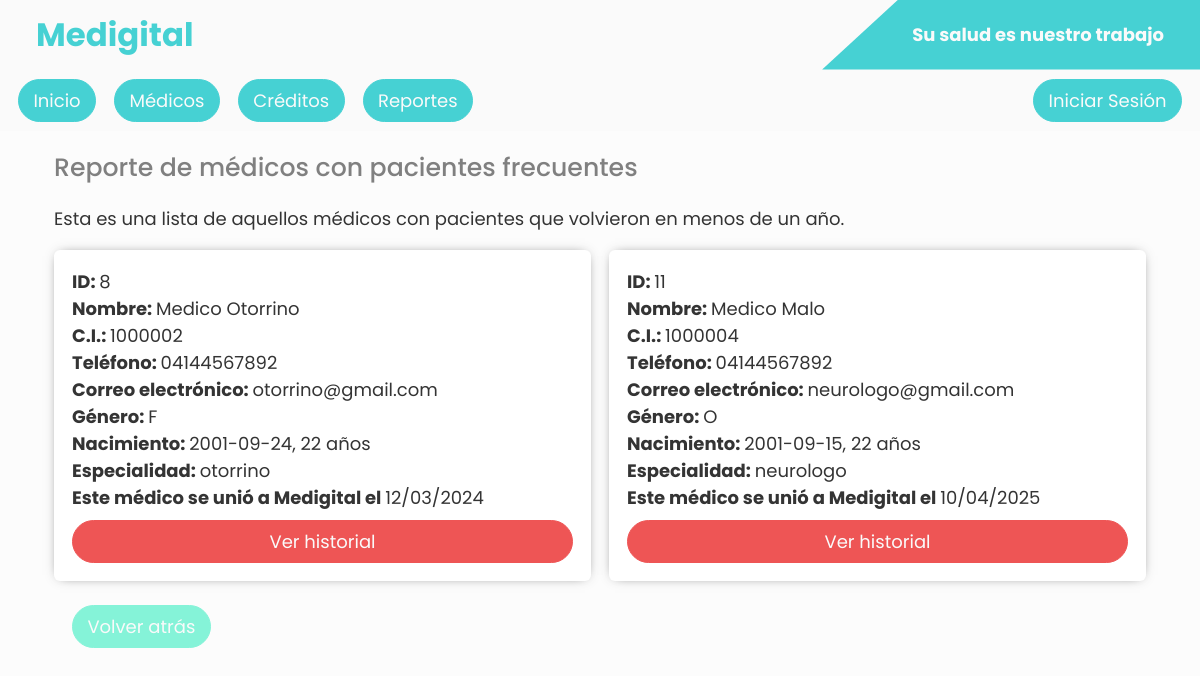
Page /reporte/medicos_malos on the committed database.
### tables this page shows
CREATE TABLE medico (
                        id INTEGER PRIMARY KEY,
                        especialidad TEXT NOT NULL,
                        usuario_id INTEGER NOT NULL,

                        FOREIGN KEY(usuario_id) REFERENCES usuario(id)
                        );

CREATE TABLE usuario (
                        id INTEGER PRIMARY KEY AUTOINCREMENT,
                        nombre TEXT NOT NULL,
                        ci INTEGER NOT NULL,
                        telefono TEXT NOT NULL,
                        correo TEXT NOT NULL,
                        genero CHAR,  
                        nacimiento INTEGER NOT NULL,
                        fecha_creacion INT NOT NULL, clave text not null default 12345678,

                        UNIQUE(ci)
                        );

### app.py (the view)
@app.route("/reporte/medicos_malos")
def medicos_malos():
    token = request.cookies.get("auth-cookie")
    session = decode_jwt(token) if token else None
    db = db_injection()
    cursor = db.cursor()
    consultas = cursor.execute(
        """SELECT
        id,
        fecha_consulta,
        fecha_creacion,
        coste,
        paciente_id,
        medico_id,
        administrativo_id
        FROM consulta
        ORDER BY paciente_id
        """).fetchall()
    consultas = [ConsultaFactoryInt(consulta) for consulta in consultas]
    consultas_malas = []
    if len(consultas) < 2:
        db.close()
        return render_template("reportes/medicos_malos.html.j2", medicos=None)
    for i in range(len(consultas) - 1):
        consulta = consultas[i]
        consulta_siguiente = consulta_siguiente = consultas[i+1]
        if consulta_siguiente.paciente_id == consulta.paciente_id and abs(consulta_siguiente.fecha_consulta - consulta.fecha_consulta) < 365*24*3600:
            consultas_malas.extend([consulta.id, consulta_siguiente.id])
    if len(consultas_malas) == 0:
        db.close()
        return render_template("reportes/medicos_malos.html.j2", medicos=None)
    diagnosticos = cursor.execute(f"""SELECT
                    afectacion, paciente_id, consulta_id
                    FROM diagnostico WHERE consulta_id in {str(tuple(consultas_malas)).rstrip(",)") + ")" if consultas_malas and len(consultas_malas) > 0 else f"()"} ORDER BY paciente_id""").fetchall()
    if len(diagnosticos) == 0:
        db.close()
        return ApiResponse(error=False, message=["No se encontraron diágnosticos"]).__dict__, 200
    consultas_malas = []
    for i in range(len(diagnosticos) - 1):
        diagnostico_afectacion, diagnostico_paciente_id, consulta_id = diagnosticos[i]
        diagnostico_afectacion_siguiente, diagnostico_paciente_id_siguiente, consulta_id_siguiente = diagnosticos[
            i+1]
        if diagnostico_paciente_id == diagnostico_paciente_id_siguiente and diagnostico_afectacion == diagnostico_afectacion_siguiente:
            consultas_malas.extend(
                [consulta_id, consulta_id_siguiente])
    medicos = cursor.execute(
        f"""SELECT
        usuario.id as id,
        usuario.nombre as nombre,
        usuario.ci as ci,
        usuario.telefono as telefono,
        usuario.correo as correo,
        usuario.genero as genero,
        usuario.nacimiento as nacimiento,
        usuario.fecha_creacion as fecha_creacion,
        medico.especialidad as especialidad
        FROM medico INNER JOIN usuario ON usuario.id = medico.usuario_id
        WHERE medico.id in (SELECT medico_id FROM consulta WHERE id in {str(tuple(consultas_malas)).rstrip(",)") + ")" if consultas_malas and len(consultas_malas) > 0 else "()"})""").fetchall()
    db.close()
    medicos = [MedicoFactoryDates(medico) for medico in medicos]
    print(medicos)
    return render_template("reportes/medicos_malos.html.j2", medicos=medicos, session=session)

### src/custom_types/consulta.py (called while the page is built)
def ConsultaFactoryInt(data: list[str]) -> Consulta:
    id, fecha_consulta, fecha_creacion, coste, paciente_id, medico_id, administrativo_id = data
    return Consulta(
        id=int(id),
        fecha_consulta=int(fecha_consulta),
        fecha_creacion=int(fecha_creacion),
        coste=float(coste),
        paciente_id=int(paciente_id),
        medico_id=int(medico_id),
        administrativo_id=int(administrativo_id),
    )

### src/custom_types/medico.py (called while the page is built)
def MedicoFactoryDates(data: list[str]):
    id, nombre, ci, telefono, correo, genero, nacimiento, fecha_creacion, especialidad = data
    print(nacimiento)
    date = get_datetime_from_unix(int(nacimiento))
    now = datetime.datetime.now()
    less = 1 if int(date.month) > int(now.month) or int(
        date.day) > int(now.day) else 0
    years = now.year - date.year - less
    return {
        "id": id,
        "nombre": nombre,
        "ci": ci,
        "telefono": telefono,
        "correo": correo,
        "genero": genero,
        "nacimiento": f"{date.date()}, {years} años",
        "fecha_creacion": get_datetime_from_unix(int(fecha_creacion)).date().strftime("%d/%m/%Y"),
        "especialidad": especialidad,
    }

### src/database/main.py (called while the page is built)
def db_injection():
    return sqlite3.connect(
        database="./src/database/compu.db"
    )

### src/helpers/dates.py (called while the page is built)
def get_datetime_from_unix(unix: int) -> datetime.datetime:
    return datetime.datetime.fromtimestamp(unix)

### templates/reportes/medicos_malos.html.j2 (shortened to what this page needs)
{% extends "layout.html.j2" %}
{% block children %}
<section class="main-container">
    {% if not medicos %}
    <div class="card">
        <p>Parece que no hubo un problema obteniendo los médicos</p>
    </div>
    {% else %}
    <h3 style="margin: 1rem; font-size: 1.4rem; font-weight: 500; color: gray;">Reporte de médicos con pacientes
        frecuentes</h3>
    <p style="margin: 1rem">Esta es una lista de aquellos médicos con pacientes que volvieron en menos de un año.</p>
    {% if medicos|length == 0 %}
    <div class="card">
        <p>Parece que aún no hay médicos en Medigital</p>
    </div>
    {% else %}
    <div class="medicos-container">
        {% for medico in medicos %}
        <div class="card">
            <p><b>ID: </b>{{medico.id}}</p>
            <p><b>Nombre: </b>{{medico.nombre}}</p>
            <p><b>C.I.: </b>{{medico.ci}}</p>
            <p><b>Teléfono: </b>{{medico.telefono}}</p>
            <p><b>Correo electrónico: </b>{{medico.correo}}</p>
            <p><b>Género: </b>{{medico.genero}}</p>
            <p><b>Nacimiento: </b>{{medico.nacimiento}}</p>
            <p><b>Especialidad: </b>{{medico.especialidad}}</p>
            <p><b>Este médico se unió a Medigital el </b>{{medico.fecha_creacion}}</p>
            <a class="menu-link bg-secondary" href="/reporte/medico/{{ medico.ci }}?backTo=/reporte/medicos_malos"
                style="margin-top: .5rem; display: block">Ver
                historial</a>
        </div>
        {% endfor %}
    </div>
    {% endif %}
    {% endif %}
    <div style="min-height: 5rem; display: flex; align-items: center">
        <a id="backTo" href="/reportes" class="menu-link bg-third" style="width: max-content; margin: 1rem 2rem">Volver
            atrás</a>
    </div>
</section>
{% endblock children %}

### templates/reportes/medicos_malos.html.j2 (style rules this page uses)
.main-container { padding: 1rem 2rem; }
.medicos-container { width: 100%; display: grid; grid-template-columns: 1fr; grid-gap: 1rem; padding: 0 1rem; }
@media screen and (min-width: 776px) { .medicos-container { grid-template-columns: repeat(2, minmax(350px, 1fr)); } }

### templates/layout.html.j2 (style rules this page uses)
.card { border-radius: 6px; box-shadow: 0 0 12px -6px #343434; background-color: #fff; padding: 1rem; }
.menu-link { padding: .6rem 1.2rem; background-color: var(--main-color); color: #fafafa; border: thin solid var(--main-color); border-radius: 5rem; font-size: 1.3rem; font-weight: 400; text-decoration: none; text-align: center; line-break: loose; text-wrap: nowrap; transition: background-color 300ms ease, color 300ms ease; }
:root { --main-color: #46d1d3; --main-color-hover: rgb(60, 181, 183); --secondary-color: #e55; --secondary-color-hover: rgb(227, 73, 73); --third-color: rgb(133, 243, 216); --third-color-hover: rgb(102, 218, 189); --success-color: rgb(0, 201, 0); --error-color: rgb(255, 55, 55); --warning-color: rgb(245, 255, 50); --info-color: rgb(79, 108, 255); background-color: #fcfcfc; font-size: 13px; color: #343434; }
body { max-width: 100vw; min-height: 100vh; overflow-x: hidden; }
*, *::after, *::before { margin: 0; box-sizing: border-box; font-family: "Poppins", "Montserrat", Arial, Helvetica, sans-serif; font-size: 1rem; }
.main-container { padding: 0 1rem; }
.bg-secondary { background-color: var(--secondary-color); border: thin solid var(--secondary-color); }
.bg-third { background-color: var(--third-color); border: thin solid var(--third-color); }
@media screen and (min-width: 480px) { :root { font-size: 14px; } }
@media screen and (min-width: 776px) { :root { font-size: 16px; } }
@media screen and (min-width: 776px) { .menu-link, .button { padding: .4rem .8rem; font-size: 1rem; text-align: center; display: flex; justify-content: center; align-items: center; } }
@media screen and (min-width: 776px) { .main-container { padding: 0 2rem; } }
@media screen and (min-width: 990px) { :root { font-size: 18px; } }

### rows in the picture
medico: id "8", nombre "Medico Otorrino", ci "1000002", telefono "04144567892", correo "otorrino@gmail.com", genero "F", nacimiento "2001-09-24, 22 años", especialidad "otorrino", fecha_creacion "12/03/2024"
medico: id "11", nombre "Medico Malo", ci "1000004", telefono "04144567892", correo "neurologo@gmail.com", genero "O", nacimiento "2001-09-15, 22 años", especialidad "neurologo", fecha_creacion "10/04/2025"
